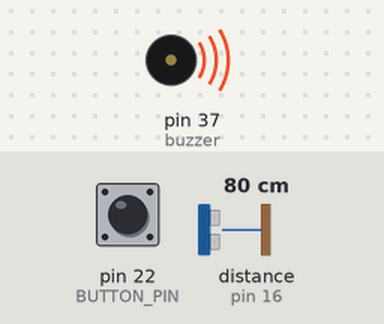
Simulated run of this program. Board: Raspberry Pi (header pin numbers). Shown: buzzer (waves = sounding). Inputs (shaded band) come from the test bench; at power-on: pin 22 (BUTTON_PIN) HIGH, distance to the obstacle (sensor on pin 16) 80 cm. The echo pulse lasts 58.3 µs per cm; web requests get an empty 200 reply after 0.4 s; the clock reads 2024-03-15 10:24:30 at power-on unless the program sets it; what the program prints to the terminal is not drawn.

Above: at 1.2 s.
1.3 s: pin 22 (BUTTON_PIN) pulled LOW for 0.45 s
At 2.6 s:
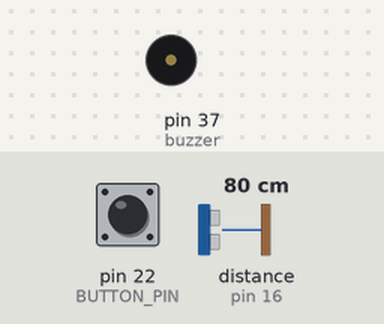
4.7 s: distance to the obstacle (sensor on pin 16) set to 2 cm
At 6.8 s:
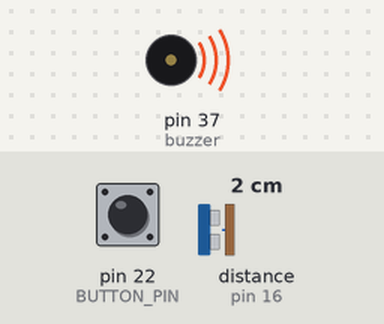
Timing chart, 0 to 8.3 s (numbered marks = the images above; inputs shaded):
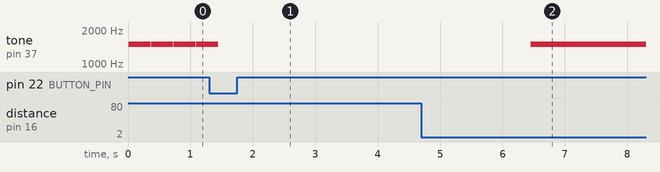

Measured:
- after the input at 1.3 s, tone on pin 37 (buzzer): goes on until 1.4 s, then stays silent
- after the input at 4.7 s, tone on pin 37 (buzzer): goes on until 6.5 s, then stays 1500 Hz
- by itself, tone on pin 37 (buzzer): alternates 1500 Hz for 0.35 s and silent for 0.01 s

The program:

finalcode.py
```python
import RPi.GPIO as GPIO
import time
import requests

#board setup
GPIO.setmode(GPIO.BOARD)

#ultrasonic setup
TRIG = 15
ECHO = 16
GPIO.setup(TRIG, GPIO.OUT)
GPIO.setup(ECHO, GPIO.IN)

#buzzer setup
buzzer = 37
GPIO.setup(buzzer,GPIO.OUT)
Buzz = GPIO.PWM(buzzer, 1500)

#button setup
BUTTON_PIN = 22
GPIO.setup(BUTTON_PIN, GPIO.IN, pull_up_down=GPIO.PUD_UP)

#api setup
def send_request(lon,let):
    params = {
        "api_key": "dp123",
        "longitude": lon,
        "latitude": let,
        "add": "dp1",
    }
    api_url = "https://drishtiprabha.000webhostapp.com/update_db.php"
    response = requests.get(api_url, params=params)  # Include parameters in URL

    # Check if the response is not empty
    if response.content:
        try:
            # Try to parse the response as JSON
            data = response.json()
            print(data)
        except ValueError:
            # The response couldn't be parsed as JSON, print the raw response
            print(response.text)
    else:
        print("Empty response")


def measure_distance():
  pulse_start = None
  pulse_end = None

  GPIO.output(TRIG, False)
  #time.sleep(0.28) # Adjust settling time if needed
  time.sleep(0.005)

  GPIO.output(TRIG, True)
  time.sleep(0.00005) # Adjust trigger pulse duration if needed
  GPIO.output(TRIG, False)


  while GPIO.input(ECHO) == 0:
    pulse_start = time.time()

  while GPIO.input(ECHO) == 1:
    pulse_end = time.time()
  if pulse_start and pulse_end:
    pulse_duration = pulse_end - pulse_start
    distance = (pulse_duration * 34300) / 2  # Corrected calculation
    return round(distance, 2)
  else:
    return None # Indicate timeout or error

def buzzer_methode(high):
	if high:
		Buzz.start(50)
	else:
		Buzz.start(0)

def buzz_control(distance):
	if distance<=100 and distance >=70:
		buzzer_methode(True)
		time.sleep(0.35)
		buzzer_methode(False)
	elif distance<70 and distance >=40:
		buzzer_methode(True)
		time.sleep(0.25)
		buzzer_methode(False)
	elif distance<40 and distance >=10:
		buzzer_methode(True)
		time.sleep(0.15)
		buzzer_methode(False)
	elif distance<10:
		buzzer_methode(True)


# main methode

def main():
  print("Waiting for sensor to settle")
  #time.sleep(2) # Initial settling time


  try:
    while True:
      distance = measure_distance()
      button_pressed = not GPIO.input(BUTTON_PIN)
      if button_pressed:
        time.sleep(5)
        buzzer_methode(True)
        send_request(72.820095,22.599911)
      else:
        if distance is not None:
          if distance <= 100:
            print("Distance:", distance, "cm")
            buzz_control(distance)
          else:
            continue
        else:
          print("Timeout waiting for echo pulse")

      #time.sleep(0.5) # Adjust delay between measurements

  except KeyboardInterrupt:
    GPIO.cleanup()
    print("Exiting program...")

  except requests.exceptions.RequestException as e:
      print(f"Error accessing API: {e}")

if __name__ == "__main__":
    main()
```
